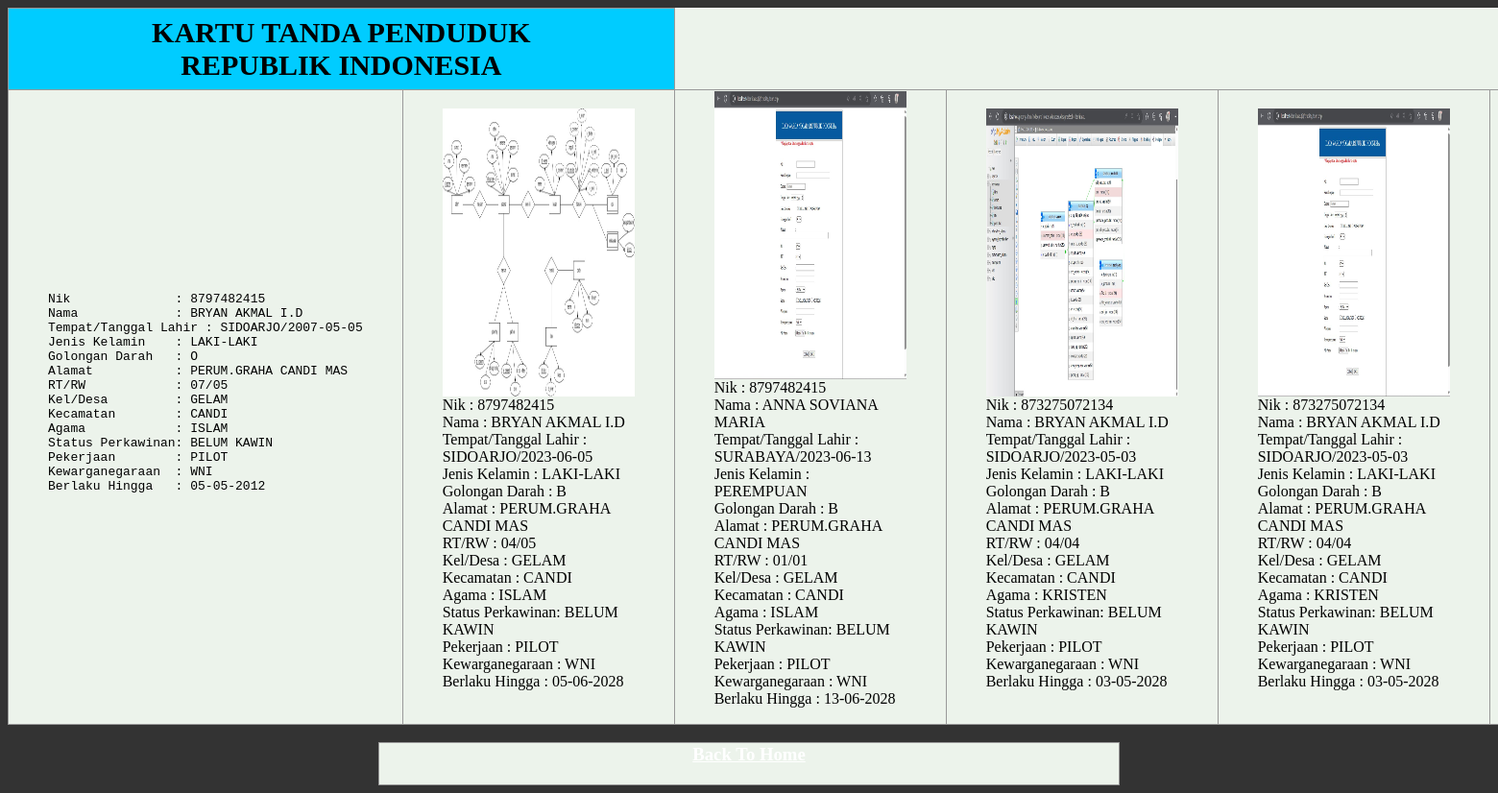
The app's page /hasilktp.php with its own data.
### tables this page shows
CREATE TABLE `ktp` (
  `id_ktp` bigint(20) UNSIGNED NOT NULL,
  `id_penduduk` int(11) NOT NULL,
  `nik` varchar(250) NOT NULL,
  `nama_ktp` varchar(250) NOT NULL,
  `tempat` varchar(250) NOT NULL,
  `tanggal_lahir` date NOT NULL,
  `jenis_kelamin` varchar(250) NOT NULL,
  `golongan_darah` varchar(250) NOT NULL,
  `alamat` varchar(250) NOT NULL,
  `rt` varchar(250) NOT NULL,
  `rw` varchar(250) NOT NULL,
  `kel_desa` varchar(250) NOT NULL,
  `kecamatan` varchar(250) NOT NULL,
  `agama` varchar(250) NOT NULL,
  `status_ktp` varchar(250) NOT NULL,
  `pekerjaan` varchar(250) NOT NULL,
  `kewarganegaraan` varchar(250) NOT NULL,
  `gambar_ktp` varchar(250) NOT NULL
);

### hasilktp.php (the view, shortened to what this page needs)
<html>
<head>
</head>
<body>
    <table align="center">
        <tr>
            <th height="50" colspan="2">KARTU TANDA PENDUDUK <br> REPUBLIK INDONESIA</th>
        </tr>
        <tr>
            <td>
                <p>
                <blockquote>
                    <pre>
<?php
include("sql.php");
$query = "SELECT * FROM ktp";
$result = mysqli_query($host, $query);
while ($data = mysqli_fetch_assoc($result)) {
    echo 'Nik              : ' . $data['nik'] . '<br>';
    echo 'Nama             : ' . $data['nama_ktp'] . '<br>';
    echo 'Tempat/Tanggal Lahir : ' . $data['tempat'] . '/' . $data['tanggal_lahir'] . '<br>';
    echo 'Jenis Kelamin    : ' . $data['jenis_kelamin'] . '<br>';
    echo 'Golongan Darah   : ' . $data['golongan_darah'] . '<br>';
    echo 'Alamat           : ' . $data['alamat'] . '<br>';
    echo 'RT/RW            : ' . $data['rt'] . '/' . $data['rw'] . '<br>';
    echo 'Kel/Desa         : ' . $data['kel_desa'] . '<br>';
    echo 'Kecamatan        : ' . $data['kecamatan'] . '<br>';
    echo 'Agama            : ' . $data['agama'] . '<br>';
    echo 'Status Perkawinan: ' . $data['status_ktp'] . '<br>';
    echo 'Pekerjaan        : ' . $data['pekerjaan'] . '<br>';
    echo 'Kewarganegaraan  : ' . $data['kewarganegaraan'] . '<br>';
    $berlaku_hingga = date('d-m-Y', strtotime($data['tanggal_lahir'] . '+5 years'));
    echo 'Berlaku Hingga   : ' . $berlaku_hingga . '<br>';
    ?>
                                    </pre>
                    </blockquote>
                    </p>
                </td>
                <td>
                    <blockquote>
                        <?php
                        echo "<img src='gambar_ktp/" . $data['gambar_ktp'] . "' height='300' width='200'>";
}
?>
                </blockquote>
            </td>
        </tr>
    </table><br>
    <table align="center">
        <tr>
            <td colspan="2">
                <center>
                    <a href="viewktp.php" title="KLIK" style="color:white;">
                        <h3>Back To Home</h3>
                    </a>
                </center>
            </td>
        </tr>
    </table>
</body>
</html>

### hasilktp.php (style rules this page uses)
p { color: #000099; font-family: verdana; }
body { background-color: #333333; }
table { margin: 0 auto; width: 50%; border-collapse: collapse; background: #ecf3eb; }
th, td { border: 1px solid #999; }
th { padding: 8px 0; background: #0cf; font-size: 30px; }
td { padding: 4px 4px: }

### records on screen
ktp: nik "8797482415", nama_ktp "BRYAN AKMAL I.D", tempat "SIDOARJO", tanggal_lahir "2007-05-05", jenis_kelamin "LAKI-LAKI", golongan_darah "O", alamat "PERUM.GRAHA CANDI MAS", rt "07", rw "05", kel_desa "GELAM", kecamatan "CANDI", agama "ISLAM", status_ktp "BELUM KAWIN", pekerjaan "PILOT", kewarganegaraan "WNI", tanggal_lahir "05-05-2012", gambar_ktp (picture)
ktp: nik "8797482415", nama_ktp "BRYAN AKMAL I.D", tempat "SIDOARJO", tanggal_lahir "2023-06-05", jenis_kelamin "LAKI-LAKI", golongan_darah "B", alamat "PERUM.GRAHA CANDI MAS", rt "04", rw "05", kel_desa "GELAM", kecamatan "CANDI", agama "ISLAM", status_ktp "BELUM KAWIN", pekerjaan "PILOT", kewarganegaraan "WNI", tanggal_lahir "05-06-2028", gambar_ktp (picture)
ktp: nik "8797482415", nama_ktp "ANNA SOVIANA MARIA", tempat "SURABAYA", tanggal_lahir "2023-06-13", jenis_kelamin "PEREMPUAN", golongan_darah "B", alamat "PERUM.GRAHA CANDI MAS", rt "01", rw "01", kel_desa "GELAM", kecamatan "CANDI", agama "ISLAM", status_ktp "BELUM KAWIN", pekerjaan "PILOT", kewarganegaraan "WNI", tanggal_lahir "13-06-2028", gambar_ktp (picture)
ktp: nik "873275072134", nama_ktp "BRYAN AKMAL I.D", tempat "SIDOARJO", tanggal_lahir "2023-05-03", jenis_kelamin "LAKI-LAKI", golongan_darah "B", alamat "PERUM.GRAHA CANDI MAS", rt "04", rw "04", kel_desa "GELAM", kecamatan "CANDI", agama "KRISTEN", status_ktp "BELUM KAWIN", pekerjaan "PILOT", kewarganegaraan "WNI", tanggal_lahir "03-05-2028", gambar_ktp (picture)
ktp: nik "873275072134", nama_ktp "BRYAN AKMAL I.D", tempat "SIDOARJO", tanggal_lahir "2023-05-03", jenis_kelamin "LAKI-LAKI", golongan_darah "B", alamat "PERUM.GRAHA CANDI MAS", rt "04", rw "04", kel_desa "GELAM", kecamatan "CANDI", agama "KRISTEN", status_ktp "BELUM KAWIN", pekerjaan "PILOT", kewarganegaraan "WNI", tanggal_lahir "03-05-2028"
